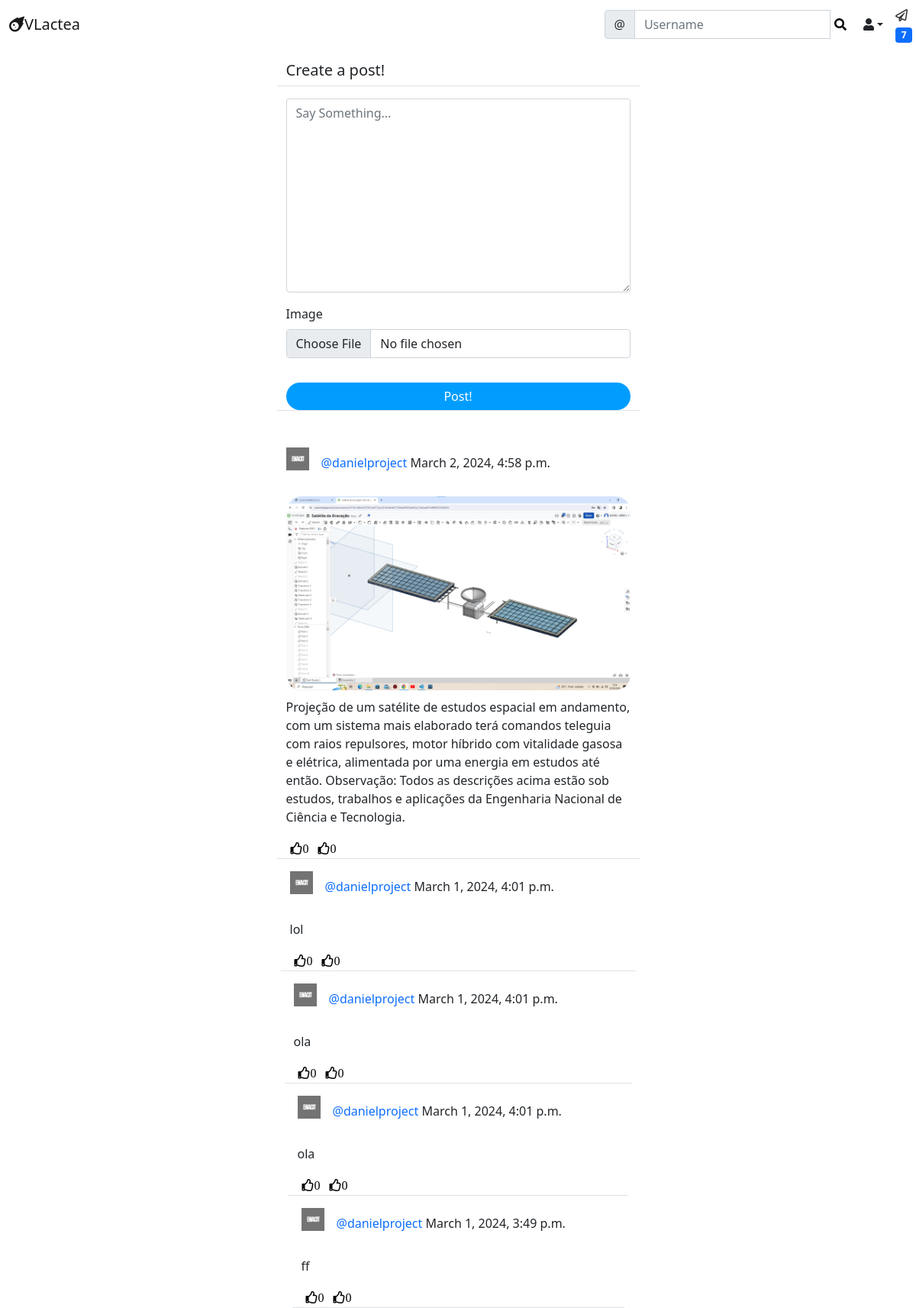
The page /social/ (signed in) on the database its author committed.
### social/models.py (models this page shows)
class Post(models.Model):
    body = models.TextField()
    image = models.ImageField(upload_to='uploads/post_photos', blank=True, null=True)
    created_on = models.DateTimeField(default=timezone.now)
    author = models.ForeignKey(User, on_delete=models.CASCADE)
    likes = models.ManyToManyField(User, blank=True, related_name='likes')
    dislikes = models.ManyToManyField(User, blank=True, related_name='dislikes')

class UserProfile(models.Model):
    user = models.OneToOneField(User, primary_key=True, verbose_name='user', related_name='profile', on_delete=models.CASCADE)
    name = models.CharField(max_length=30, blank=True, null=True)
    bio = models.TextField(max_length=500, blank=True, null=True)
    birth_date = models.DateField(null=True, blank=True)
    location = models.CharField(max_length=100, blank=True, null=True)
    picture = models.ImageField(upload_to='uploads/profile_pictures', default='uploads/profile_pictures/default.png', blank=True)
    followers = models.ManyToManyField(User, blank=True, related_name='followers')

### social/views.py (the view, shortened to what this page needs)
# urls.py: path('', PostListView.as_view(), name='post-list'),
class PostListView(LoginRequiredMixin, View):
    def get(self, request, *args, **kwargs):
        logged_in_user = request.user
        posts = Post.objects.filter(
            author__profile__followers__in = [logged_in_user.id]
        ).order_by('-created_on')
        form = PostForm()
        context = {
            'post_list': posts,
            'form': form,
        }
        return render(request, 'social/post_list.html', context)

### social/forms.py
class PostForm(forms.ModelForm):
    body = forms.CharField(
        label='',
        widget=forms.Textarea(attrs={
            'row': '3',
            'placeholder': 'Say Something...'
            }))
    image = forms.ImageField(
        required=False
    )
    class Meta:
        model = Post
        fields = ['body', 'image']

### landing/templatetags/custom_tags.py (called while the page is built)
@register.inclusion_tag('social/show_notifications.html', takes_context=True)
def show_notifications(context):
    request_user = context['request'].user
    notifications = Notification.objects.filter(to_user=request_user).exclude(user_has_seen=True).order_by('-date')
    return {'notifications': notifications}

### social/templates/social/post_list.html (shortened to what this page needs)
{% extends 'base.html' %}
{% load static %}
{% load crispy_forms_tags %}
{% load custom_tags %}
{% block content %}
<nav class="navbar navbar-expand-lg navbar-light">
    <div class="container-fluid">
      <a class="navbar-brand"
      {% if user.is_authenticated %}
      href="{% url 'index' %}"
      {% else %}
      href="{% url 'index' %}"
      {% endif %}>
      <i  class="fas fa-meteor fa-bounce"></i>VLactea</a>
      <div class="collapse navbar-collapse" id="navbarTogglerDemo03">
        <form class="d-flex" method="GET" action="{% url 'profile-search' %}">
          <div class="input-group">
            <span class="input-group-text" id="basic-addon1">@</span>
            <input type="text" class="form-control" placeholder="Username" aria-label="Username" aria-describedby="
            basic-addon1" name="query" value="{{ request.GET.query }}">
            <button class="remove-default-btn" type="submit" style="border: none;"><i class="fas fa-search"></i>
            </button>
          </div>
        </form>
        {% if user.is_authenticated %}
        <div class="nav-item dropdown">
          <a class="nav-link dropdown-toggle text-dark" data-bs-toggle="dropdown" role="button" aria-expanded="false"
          ><i class="fas fa-user"></i></a>
        </div>
        <div class="nav-item inbox-icon-container" style="max-width: 15px;">
          <a href="{% url 'inbox' %}" class="inbox-icon"><i class="far fa-paper-plane"  style=" color: #333;  transition: 0.5s;"></i></a>
        <div class="nav-item">
          {% show_notifications %}
        {% endif %}
        </div>
      </div>
    </div>
</nav>
<div class="container">
    <div class="row justify-content-center mt-3">
        <div class="col-md-5 col-sm-12 border-bottom">
           <h5>Create a post!</h5>
        </div>
    </div>
    <div class="row justify-content-center mt-3 mb-5">
        <div class="col-md-5 col-sm-12 border-bottom">
           <form method="POST" enctype="multipart/form-data">
               {{ form | crispy }}
               <div class="d-grid gap-2">
                   <button class="btn btn-success mt-3" style="background-color: #009dff; border-radius: 20px; border: none;">Post!</button>
               </div>
           </form>
        </div>
    </div>
    {% for post in post_list %}
    <div class="row justify-content-center mt-3">
        <div class="col-md-5 col-sm-12 border-bottom position-relative">
            <div>
                <a href="{% url 'profile' post.author.profile.pk %}">
                    <img class="round-circle post-img" height="30" width="30" src="{{ post.author.profile.picture.url }}" />
                </a>
                <p class="post-text" style="padding-top: 0.5rem;">
                    <a class="text-primary post-link" href="{% url 'profile' post.author.profile.pk %}" style="text-decoration: none;">@{{ post.author }}
                    </a>{{ post.created_on }}
                </p>
            </div>
            <div class="position-relative pt-3">
                {% if post.image %}
                    <img src="{{ post.image.url }}" class="post-image" style="max-width: 100%; height: auto; border-radius: 20px; margin-bottom: 10px; " />
                {% endif %}
                <p>{{ post.body }}</p>
            </div>
            <div class="d-flex flex-row">
                <form method="POST" action="{% url 'like' post.pk %}">
                    <button class="remove-default-btn" type="submit"  style="background-color: transparent; border: none; box-shadow: none; ">
                        <i class="far fa-thumbs-up"><span>{{ post.likes.all.count }}</span></i>
                    </button>
                </form>
                <form method="POST" action="{% url 'dislike' post.pk %}">
                    <button class="remove-default-btn" type="submit"  style="background-color: transparent; border: none; box-shadow: none; ">
                        <i class="far fa-thumbs-up"><span>{{ post.dislikes.all.count }}</span></i>
                    </button>
                </form>
        </div>
    </div>
    {% endfor %}
</div>
{% endblock content %}

### static/style.css (style rules this page uses)
.remove-default-btn { background-color: transparent; border: none; box-shadow: none; }
.post-link { text-decoration: none; }
.post-text { padding-top: 0.5rem; }
.post-img { float: left; margin-right: 1rem; }
.post-image { max-width:100%; height: auto; border-radius: 20px; margin-bottom: 10px; }
.dropdown { position: relative; display: inline-block; }
.inbox-icon-container { max-width: 15px; }
.inbox-icon { color: #333; transition: 0.5s; }

### rows shown on the page
Post: author.profile.picture (picture), author "danielproject", created_on "March 2, 2024, 4:58 p.m.", image (picture), body "Projeção de um satélite de estudos espacial em andamento, com um sistema mais elaborado terá comandos teleguia com raios repulsores, motor híbrido com vitalidade gasosa e elétrica, alimentada por uma energia em estudos até então. Observação: Todos as descrições acima estão sob estudos, trabalhos e aplicações da Engenharia Nacional de Ciência e Tecnologia.", likes.all.count "0", dislikes.all.count "0"
Post: author.profile.picture (picture), author "danielproject", created_on "March 1, 2024, 4:01 p.m.", body "lol", likes.all.count "0", dislikes.all.count "0"
Post: author.profile.picture (picture), author "danielproject", created_on "March 1, 2024, 4:01 p.m.", body "ola", likes.all.count "0", dislikes.all.count "0"
Post: author.profile.picture (picture), author "danielproject", created_on "March 1, 2024, 4:01 p.m.", body "ola", likes.all.count "0", dislikes.all.count "0"
Post: author.profile.picture (picture), author "danielproject", created_on "March 1, 2024, 3:49 p.m.", body "ff", likes.all.count "0", dislikes.all.count "0"

### other values the page prints
{{ notifications.count }} "7"
